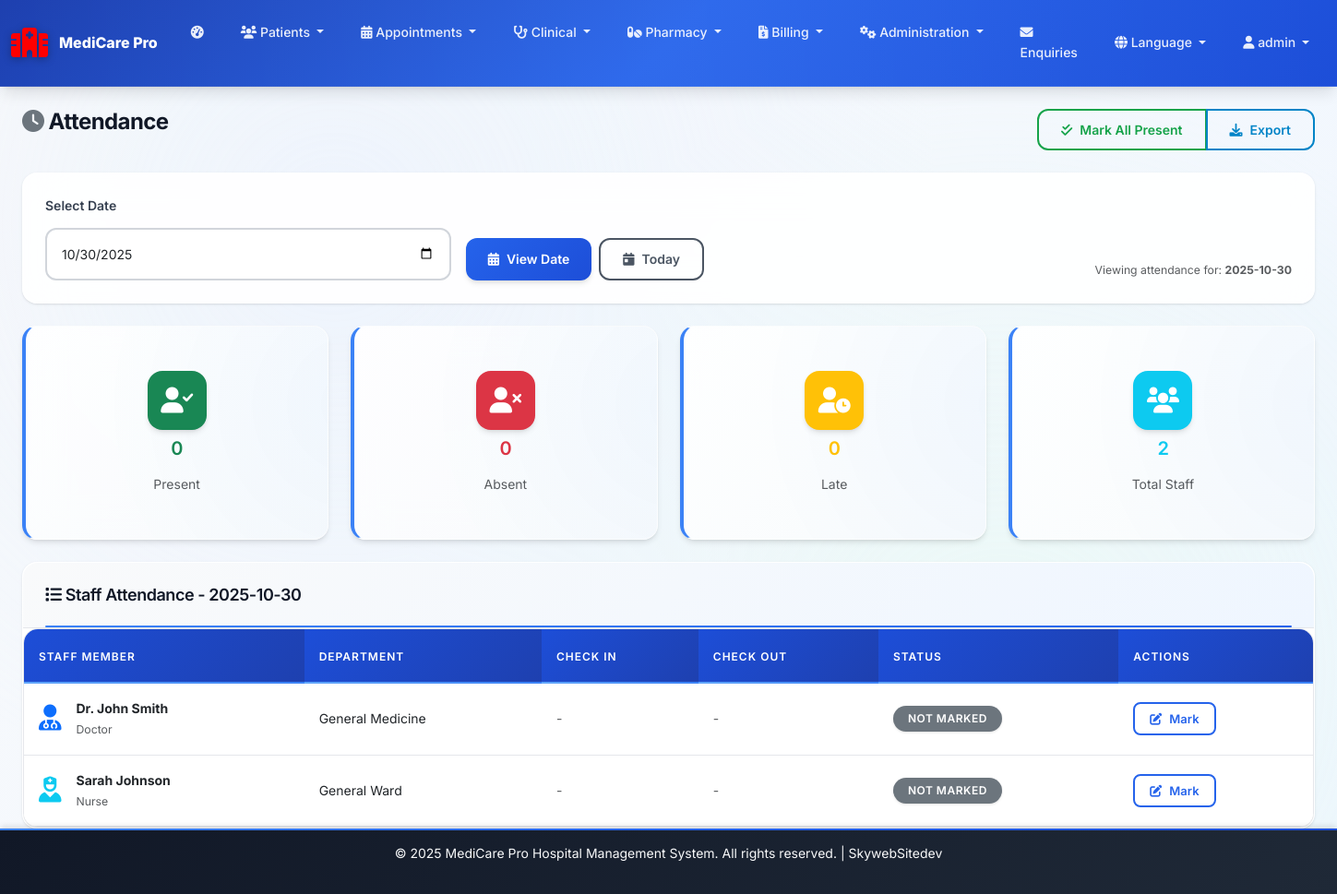
/attendance (signed in), run on an earlier commit of the app's database.
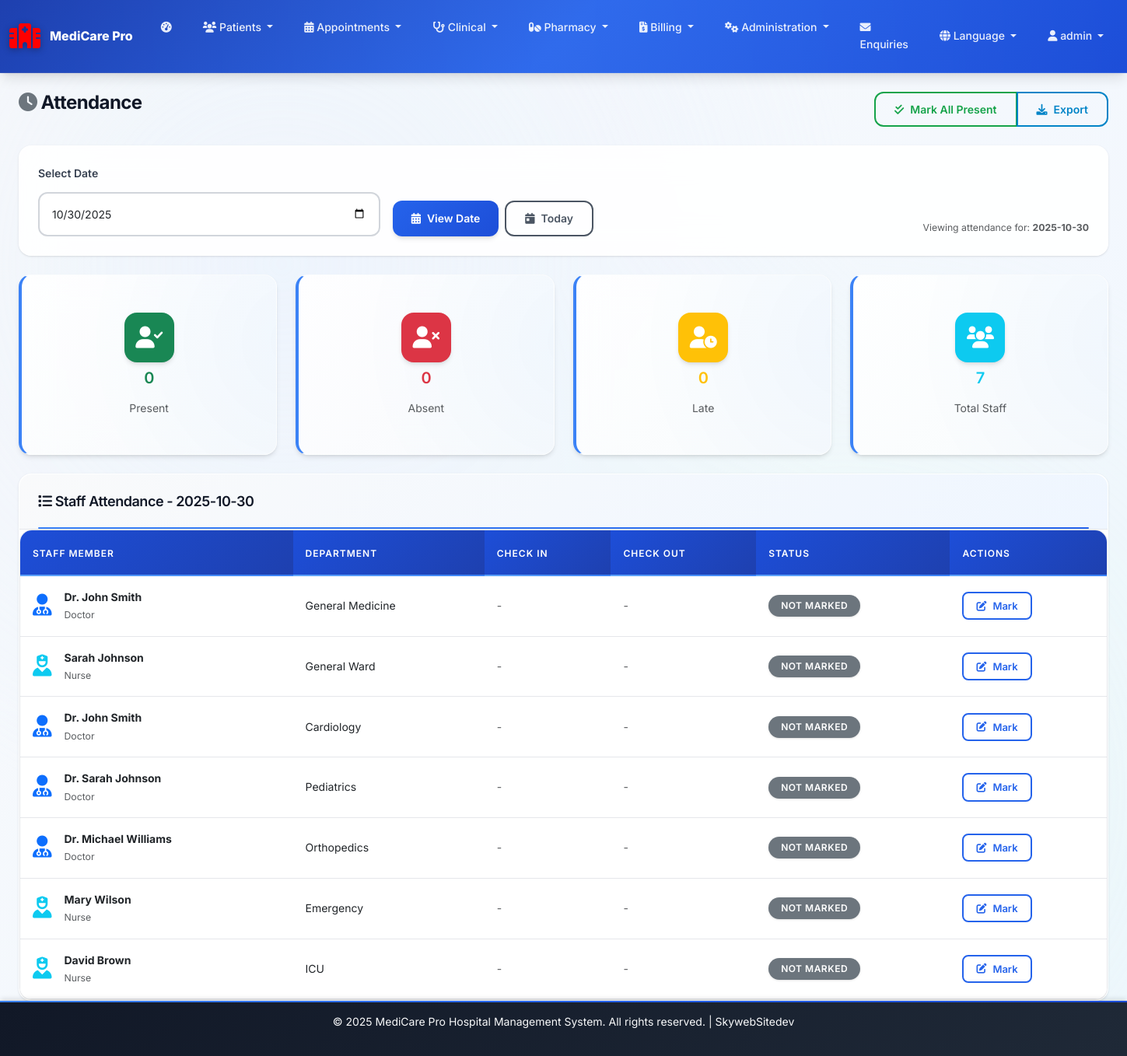
And on a later commit of the database.
### web_app.py (models this page shows)
class HospitalSetting(db.Model):
    id = db.Column(db.Integer, primary_key=True)
    setting_key = db.Column(db.String(100), unique=True, nullable=False)
    setting_value = db.Column(db.Text)
    setting_type = db.Column(db.String(20), default='string')  # string, number, boolean, json
    category = db.Column(db.String(50), default='general')  # general, organization, security, clinical, etc.
    description = db.Column(db.Text)
    is_active = db.Column(db.Boolean, default=True)
    created_at = db.Column(db.DateTime, default=datetime.utcnow)
    updated_at = db.Column(db.DateTime, default=datetime.utcnow, onupdate=datetime.utcnow)

class WebUser(UserMixin, db.Model):
    id = db.Column(db.Integer, primary_key=True)
    username = db.Column(db.String(80), nullable=False)
    email = db.Column(db.String(120), unique=True, nullable=False)
    password_hash = db.Column(db.String(120), nullable=False)
    full_name = db.Column(db.String(100), nullable=False)
    role = db.Column(db.String(50), nullable=False, default='staff')  # admin, doctor, nurse, receptionist, lab_tech, patient, superadmin
    department = db.Column(db.String(100))
    phone = db.Column(db.String(20))
    employee_id = db.Column(db.String(20), unique=True)
    specialization = db.Column(db.String(100))  # For doctors
    license_number = db.Column(db.String(50))  # For medical staff
    shift_start = db.Column(db.Time)
    shift_end = db.Column(db.Time)
    salary = db.Column(db.Float)
    hire_date = db.Column(db.Date)
    is_active = db.Column(db.Boolean, default=True)
    created_at = db.Column(db.DateTime, default=datetime.utcnow)
    last_login = db.Column(db.DateTime)

### web_app.py (the view)
@app.route('/attendance')
@login_required
def attendance():
    if current_user.role not in ['admin', 'hr']:
        flash('Access denied!', 'error')
        return redirect(url_for('dashboard'))
    date_filter = request.args.get('date', datetime.now().strftime('%Y-%m-%d'))
    filter_date = datetime.strptime(date_filter, '%Y-%m-%d').date()
    staff = WebUser.query.filter(WebUser.role.in_(['doctor', 'nurse', 'staff'])).all()
    attendance_data = []
    for user in staff:
        attendance = WebAttendance.query.filter_by(
            user_id=user.id,
            date=filter_date
        ).first()
        attendance_data.append({
            'user': user,
            'attendance': attendance
        })
    return render_template('attendance.html',
                         attendance_data=attendance_data,
                         date_filter=date_filter)

### audit_logger.py (called while the page is built)
def init_audit_logger(app, db):
    audit_logger_instance = AuditLogger(db)
    @app.before_request
    def before_request():
        g.audit_logger = audit_logger_instance
        if 'session_id' not in session:
            session['session_id'] = hashlib.md5(
                f"{datetime.utcnow().isoformat()}{request.remote_addr}".encode()
            ).hexdigest()
    return audit_logger_instance

### web_app.py (called while the page is built)
@login_manager.user_loader
def load_user(user_id):
    return db.session.get(WebUser, int(user_id))

def get_language():
    return session.get('language', 'en')

def get_text(key):
    lang = get_language()
    return LANGUAGES.get(lang, LANGUAGES['en']).get(key, key)

@app.context_processor
def inject_global_vars():
    current_branch = None
    if current_user.is_authenticated and 'current_branch_id' in session:
        current_branch = HospitalBranch.query.get(session['current_branch_id'])
    all_settings = get_all_settings()
    return dict(
        get_text=get_text,
        get_language=get_language,
        datetime=datetime,
        current_branch=current_branch,
        settings=all_settings
    )

### templates/attendance.html (shortened to what this page needs)
{% extends "base.html" %}  {% block content %}
<div class="container-fluid">
  <div class="row mb-4">
    <div class="col-md-6">
      <h2>
        <i class="fas fa-clock text-secondary"></i>
        {{ get_text('attendance') }}
      </h2>
    </div>
    <div class="col-md-6 text-end">
      <div class="btn-group">
        <button class="btn btn-outline-success" onclick="markAllPresent()">
          <i class="fas fa-check-double"></i> Mark All Present
        </button>
        <button class="btn btn-outline-info" onclick="exportAttendance()">
          <i class="fas fa-download"></i> Export
        </button>
      </div>
    </div>
  </div>
  <div class="row mb-4">
    <div class="col-12">
      <div class="card">
        <div class="card-body">
          <form method="GET" class="row g-3 align-items-end">
            <div class="col-md-4">
              <label class="form-label">Select Date</label>
              <input
                type="date"
                class="form-control"
                name="date"
                value="{{ date_filter }}"
              />
            </div>
            <div class="col-md-4">
              <div class="d-grid d-md-flex gap-2">
                <button type="submit" class="btn btn-primary">
                  <i class="fas fa-calendar-alt"></i> View Date
                </button>
                <button
                  type="button"
                  class="btn btn-outline-secondary"
                  onclick="setToday()"
                >
                  <i class="fas fa-calendar-day"></i> Today
                </button>
              </div>
            </div>
            <div class="col-md-4 text-end">
              <div class="text-muted">
                <small
                  >Viewing attendance for:
                  <strong>{{ date_filter }}</strong></small
                >
              </div>
            </div>
          </form>
        </div>
      </div>
    </div>
  </div>
  <div class="row g-4 mb-4">
    <div class="col-md-3">
      <div class="card stats-card">
        <div class="card-body text-center">
          <div class="stats-icon bg-success mx-auto mb-2">
            <i class="fas fa-user-check"></i>
          </div>
          <h4 class="text-success">
            {{
            attendance_data|selectattr('attendance')|selectattr('attendance.status',
            'equalto', 'present')|list|length }}
          </h4>
          <p class="text-muted mb-0">Present</p>
        </div>
      </div>
    </div>
    <div class="col-md-3">
      <div class="card stats-card">
        <div class="card-body text-center">
          <div class="stats-icon bg-danger mx-auto mb-2">
            <i class="fas fa-user-times"></i>
          </div>
          <h4 class="text-danger">
            {{
            attendance_data|selectattr('attendance')|selectattr('attendance.status',
            'equalto', 'absent')|list|length }}
          </h4>
          <p class="text-muted mb-0">Absent</p>
        </div>
      </div>
    </div>
    <div class="col-md-3">
      <div class="card stats-card">
        <div class="card-body text-center">
          <div class="stats-icon bg-warning mx-auto mb-2">
            <i class="fas fa-user-clock"></i>
          </div>
          <h4 class="text-warning">
            {{
            attendance_data|selectattr('attendance')|selectattr('attendance.status',
            'equalto', 'late')|list|length }}
          </h4>
          <p class="text-muted mb-0">Late</p>
        </div>
      </div>
    </div>
    <div class="col-md-3">
      <div class="card stats-card">
        <div class="card-body text-center">
          <div class="stats-icon bg-info mx-auto mb-2">
            <i class="fas fa-users"></i>
          </div>
          <h4 class="text-info">{{ attendance_data|length }}</h4>
          <p class="text-muted mb-0">Total Staff</p>
        </div>
      </div>
    </div>
  </div>
  <div class="row">
    <div class="col-12">
      <div class="card">
        <div class="card-header">
          <h5 class="mb-0">
            <i class="fas fa-list"></i> Staff Attendance - {{ date_filter }}
          </h5>
        </div>
        <div class="card-body p-0">
          {% if attendance_data %}
          <div class="table-responsive">
            <table class="table table-hover mb-0">
              <thead>
                <tr>
                  <th>Staff Member</th>
                  <th>Department</th>
                  <th>Check In</th>
                  <th>Check Out</th>
                  <th>Status</th>
                  <th>Actions</th>
                </tr>
              </thead>
              <tbody>
                {% for data in attendance_data %}
                <tr>
                  <td>
                    <div class="d-flex align-items-center">
                      <div class="me-3">
                        {% if data.user.role == 'doctor' %}
                        <i class="fas fa-user-md fa-2x text-primary"></i>
                        {% elif data.user.role == 'nurse' %}
                        <i class="fas fa-user-nurse fa-2x text-info"></i>
                        {% else %}
                        <i class="fas fa-user fa-2x text-secondary"></i>
                        {% endif %}
                      </div>
                      <div>
                        <strong>{{ data.user.full_name }}</strong>
                        <br /><small class="text-muted"
                          >{{ data.user.role.title() }}</small
                        >
                      </div>
                    </div>
                  </td>
                  <td>{{ data.user.department or 'General' }}</td>
                  <td>
                    {% if data.attendance and data.attendance.check_in %}
                    <span class="text-success">
                      <i class="fas fa-clock"></i>
                      {{ data.attendance.check_in.strftime('%I:%M %p') }}
                    </span>
                    {% else %}
                    <span class="text-muted">-</span>
                    {% endif %}
                  </td>
                  <td>
                    {% if data.attendance and data.attendance.check_out %}
                    <span class="text-info">
                      <i class="fas fa-clock"></i>
                      {{ data.attendance.check_out.strftime('%I:%M %p') }}
                    </span>
                    {% else %}
                    <span class="text-muted">-</span>
                    {% endif %}
                  </td>
                  <td>
                    {% if data.attendance %} {% set status_colors = { 'present':
                    'success', 'absent': 'danger', 'late': 'warning',
                    'half-day': 'info' } %}
                    <span
                      class="badge bg-{{ status_colors.get(data.attendance.status, 'secondary') }}"
                    >
                      {{ data.attendance.status.title() }}
                    </span>
                    {% else %}
                    <span class="badge bg-secondary">Not Marked</span>
                    {% endif %}
                  </td>
                  <td>
                    <button
                      class="btn btn-sm btn-outline-primary"
                      onclick="markAttendance({{ data.user.id }}, '{{ data.user.full_name }}')"
                    >
                      <i class="fas fa-edit"></i> Mark
                    </button>
                  </td>
                </tr>
                {% endfor %}
              </tbody>
            </table>
          </div>
          {% endif %}
        </div>
      </div>
    </div>
  </div>
</div>
{% endblock %}

### templates/base.html (shortened to what this page needs)
<!DOCTYPE html>
<html lang="{{ get_language() }}">
  <head>
    <link
      href="https://cdn.jsdelivr.net/npm/bootstrap@5.3.0/dist/css/bootstrap.min.css"
      rel="stylesheet"
    />
    <link
      href="https://cdnjs.cloudflare.com/ajax/libs/font-awesome/6.0.0/css/all.min.css"
      rel="stylesheet"
    />
    <link
      href="{{ url_for('static', filename='style.css') }}"
      rel="stylesheet"
    />
  </head>
  <body>
    <nav class="navbar navbar-expand-lg navbar-dark bg-dark">
      <div class="container-fluid">
        <a class="navbar-brand" href="{{ url_for('main.index') }}">
          <i class="fas fa-hospital-alt medical-cross"></i>
          {% if current_branch %} {{ current_branch.name }} {% else %} MediCare
          Pro {% endif %}
        </a>
        <div class="collapse navbar-collapse" id="navbarNav">
          {% if current_user.is_authenticated %}
          <ul class="navbar-nav me-auto">
            <li class="nav-item">
              <a class="nav-link" href="{{ url_for('main.dashboard') }}">
                <i class="fas fa-tachometer-alt"></i>
              </a>
            </li>
            <li class="nav-item dropdown">
              <a
                class="nav-link dropdown-toggle"
                href="#"
                role="button"
                data-bs-toggle="dropdown"
              >
                <i class="fas fa-users"></i> {{ get_text('patients') }}
              </a>
            </li>
            <li class="nav-item dropdown">
              <a
                class="nav-link dropdown-toggle"
                href="#"
                role="button"
                data-bs-toggle="dropdown"
              >
                <i class="fas fa-calendar-alt"></i> {{ get_text('appointments')
                }}
              </a>
            </li>
            {% if current_user.role in ['admin', 'doctor', 'nurse', 'lab_tech']
            %}
            <li class="nav-item dropdown">
              <a
                class="nav-link dropdown-toggle"
                href="#"
                role="button"
                data-bs-toggle="dropdown"
              >
                <i class="fas fa-stethoscope"></i> {{ get_text('clinical') }}
              </a>
            </li>
            {% endif %}
            {% if current_user.role in ['admin', 'pharmacist'] %}
            <li class="nav-item dropdown">
              <a
                class="nav-link dropdown-toggle"
                href="#"
                role="button"
                data-bs-toggle="dropdown"
              >
                <i class="fas fa-pills"></i> {{ get_text('pharmacy') }}
              </a>
            </li>
            {% endif %}
            {% if current_user.role in ['admin', 'receptionist', 'accountant']
            %}
            <li class="nav-item dropdown">
              <a
                class="nav-link dropdown-toggle"
                href="#"
                role="button"
                data-bs-toggle="dropdown"
              >
                <i class="fas fa-file-invoice-dollar"></i> {{
                get_text('billing') }}
              </a>
            </li>
            {% endif %}
            {% if current_user.role in ['admin', 'hr'] %}
            <li class="nav-item dropdown">
              <a
                class="nav-link dropdown-toggle"
                href="#"
                role="button"
                data-bs-toggle="dropdown"
              >
                <i class="fas fa-cogs"></i> {{ get_text('administration') }}
              </a>
            </li>
            {% endif %}
            <li class="nav-item">
              <a class="nav-link" href="{{ url_for('main.enquiries') }}">
                <i class="fas fa-envelope"></i> {{ get_text('enquiries') }}
              </a>
            </li>
          </ul>
          <ul class="navbar-nav">
            <li class="nav-item dropdown">
              <a
                class="nav-link dropdown-toggle"
                href="#"
                role="button"
                data-bs-toggle="dropdown"
              >
                <i class="fas fa-globe"></i> {{ get_text('language') }}
              </a>
            </li>
            <li class="nav-item dropdown">
              <a
                class="nav-link dropdown-toggle"
                href="#"
                role="button"
                data-bs-toggle="dropdown"
              >
                <i class="fas fa-user"></i> {{ current_user.username }}
              </a>
            </li>
          </ul>
          {% endif %}
        </div>
      </div>
    </nav>
    <main class="container-fluid mt-4">{% block content %}{% endblock %}</main>
    <footer class="bg-dark text-light text-center py-3 mt-auto">
      <div class="container">
        <p>
          &copy; <span id="current-year"></span> MediCare Pro Hospital
          Management System. All rights reserved. | SkywebSitedev
        </p>
      </div>
    </footer>
  </body>
</html>

What changed in the data, as far as the page shows it:
added WebUser: user.full_name "Dr. John Smith", user.role "Doctor", user "Cardiology"
added WebUser: user.full_name "Dr. Sarah Johnson", user.role "Doctor", user "Pediatrics"
added WebUser: user.full_name "Dr. Michael Williams", user.role "Doctor", user "Orthopedics"
added WebUser: user.full_name "Mary Wilson", user.role "Nurse", user "Emergency"
added WebUser: user.full_name "David Brown", user.role "Nurse", user "ICU"
Also different on the page:
{{ attendance_data|length }}: "2" → "7"
new list line: "- - NOT MARKED Mark"
